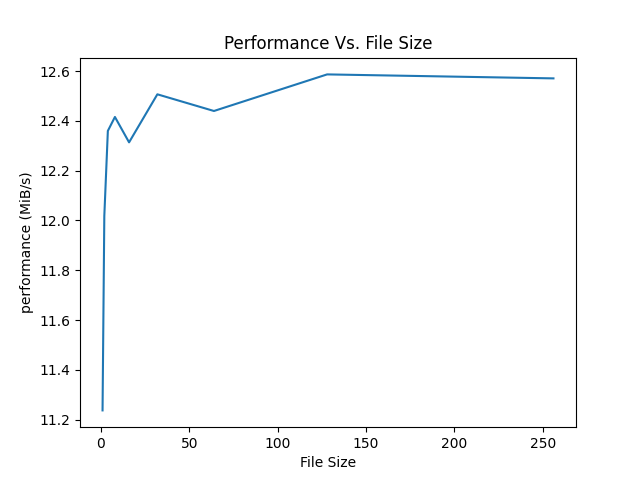

Reproduce this figure in Python.
import matplotlib.pyplot as plt
fileName = "part5_data.txt"
fileSize = []
performance = []
file = open(fileName, mode = 'r')
for line in file:
    line = line.split()
    fileSize.append(int(float(line[0])/1000000))
    performance.append(round(float(line[1]),3))

print(fileSize,performance)

x1 = fileSize
y1 = performance



plt.plot(x1,y1)
plt.xlabel('File Size')
plt.ylabel('performance (MiB/s)')
plt.title('Performance Vs. File Size')

plt.savefig("part5.png")

file.close()
